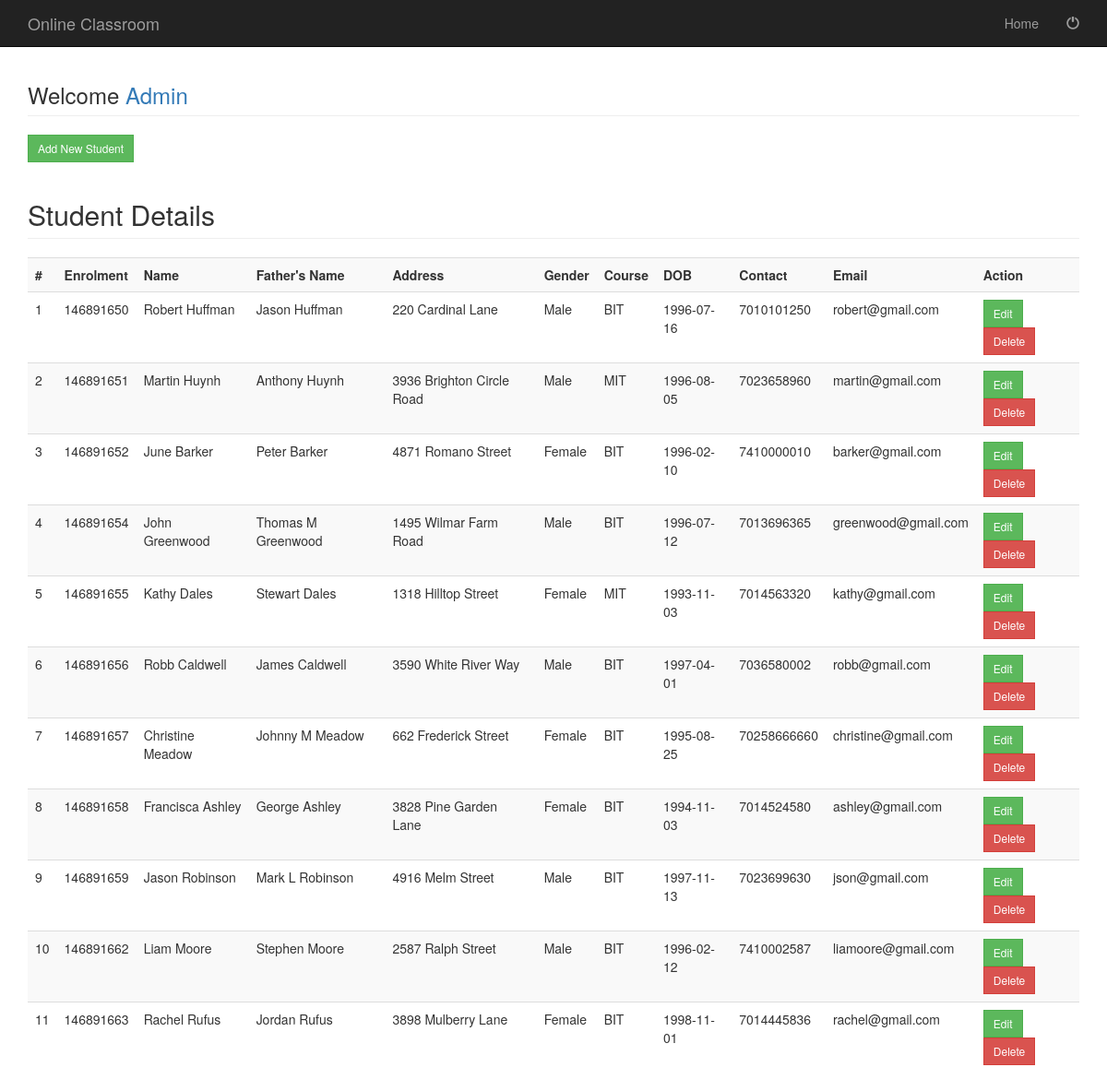
Screenshot of /studentdetails.php (signed in) with the database file from the repository.
### tables this page shows
CREATE TABLE `studenttable` (
  `Eno` bigint(20) NOT NULL,
  `FName` varchar(30) NOT NULL,
  `LName` varchar(30) NOT NULL,
  `FaName` varchar(30) NOT NULL,
  `Addrs` text NOT NULL,
  `Gender` varchar(6) NOT NULL,
  `Course` varchar(20) NOT NULL,
  `DOB` date NOT NULL,
  `PhNo` bigint(10) NOT NULL,
  `Pass` varchar(20) NOT NULL,
  `Eid` varchar(50) NOT NULL
);

### studentdetails.php (the view, shortened to what this page needs)
<?php include('adminhead.php'); ?>
<div class="container">
	<div class="row">
		<div class="col-md-12">
			<h3 class="page-header">Welcome <a href="welcomeadmin">Admin</a> </h3>
			<a href="addnewstudent"><button type="button" value="AddNewStudent" class="btn btn-success btn-sm" style="border-radius:0%">Add New Student</button></a>
			<?php
			include( "database.php" );
			$sql = "SELECT * from  studenttable";
			$result = mysqli_query( $connect, $sql );
			echo "<h2 class='page-header'>Student Details</h2>";
			echo "<table class='table table-striped table-hover' style='width:100%'>
				<tr>
				<th>#</th>
				<th>Enrolment</th>
				<th>Name</th>
				<th>Father's Name</th>
				<th>Address</th>
				<th>Gender</th>
				<th>Course</th>
				<th>DOB</th>
				<th>Contact</th>
				<th>Email</th>
				<th>Action</th>
				</tr>";
				$count=1;
			while ( $row = mysqli_fetch_array( $result ) ) {
				?>
			<tr>
				<td>
					<?php echo $count;?>
				</td>
				<td>
					<?php echo $row['Eno'];?>
				</td>
				<td>
					<?php echo $row['FName'];?> <?php echo $row['LName'];?>
				</td>
				<td>
					<?php echo $row['FaName'];?>
				</td>
				<td>
					<?php echo $row['Addrs'];?>
				</td>
				<td>
					<?php echo $row['Gender'];?>
				</td>
				<td>
					<?php echo $row['Course'];?>
				</td>
				<td>
					<?php echo $row['DOB'];?>
				</td>
				<td>
					<?php echo $row['PhNo'];?>
				</td>
				<td>
					<?php echo $row['Eid'];?>
				</td>
				<td><a href="updatestudent.php?eno=<?php echo $row['Eno']; ?>"><input type="button" Value="Edit" class="btn btn-success btn-sm" style="border-radius:0%"></a>
				<a href="studentdetails.php?deleteid=<?php echo $row['Eno']; ?>"><input type="submit" Value="Delete" name="delete" class="btn btn-danger btn-sm" style="border-radius:0%"></a>
				</td>
			</tr>
			<?php $count++; } ?>
			</table>
		</div>
	</div>
	<?php include('allfoot.php'); ?>

### css/modern-business.css (style rules this page uses)
html, body { height: 100%; }
body { padding-top: 50px; }

### rows the page displays
studenttable: Eno "146891650", FName "Robert", LName "Huffman", FaName "Jason Huffman", Addrs "220 Cardinal Lane", Gender "Male", Course "BIT", DOB "1996-07-16", PhNo "7010101250", Eid "robert@gmail.com"
studenttable: Eno "146891651", FName "Martin", LName "Huynh", FaName "Anthony Huynh", Addrs "3936 Brighton Circle Road", Gender "Male", Course "MIT", DOB "1996-08-05", PhNo "7023658960", Eid "martin@gmail.com"
studenttable: Eno "146891652", FName "June", LName "Barker", FaName "Peter Barker", Addrs "4871 Romano Street", Gender "Female", Course "BIT", DOB "1996-02-10", PhNo "7410000010", Eid "barker@gmail.com"
studenttable: Eno "146891654", FName "John", LName "Greenwood", FaName "Thomas M Greenwood", Addrs "1495 Wilmar Farm Road", Gender "Male", Course "BIT", DOB "1996-07-12", PhNo "7013696365", Eid "greenwood@gmail.com"
studenttable: Eno "146891655", FName "Kathy", LName "Dales", FaName "Stewart Dales", Addrs "1318 Hilltop Street", Gender "Female", Course "MIT", DOB "1993-11-03", PhNo "7014563320", Eid "kathy@gmail.com"
studenttable: Eno "146891656", FName "Robb", LName "Caldwell", FaName "James Caldwell", Addrs "3590 White River Way", Gender "Male", Course "BIT", DOB "1997-04-01", PhNo "7036580002", Eid "robb@gmail.com"
studenttable: Eno "146891657", FName "Christine", LName "Meadow", FaName "Johnny M Meadow", Addrs "662 Frederick Street", Gender "Female", Course "BIT", DOB "1995-08-25", PhNo "70258666660", Eid "christine@gmail.com"
studenttable: Eno "146891658", FName "Francisca", LName "Ashley", FaName "George Ashley", Addrs "3828 Pine Garden Lane", Gender "Female", Course "BIT", DOB "1994-11-03", PhNo "7014524580", Eid "ashley@gmail.com"
studenttable: Eno "146891659", FName "Jason", LName "Robinson", FaName "Mark L Robinson", Addrs "4916 Melm Street", Gender "Male", Course "BIT", DOB "1997-11-13", PhNo "7023699630", Eid "json@gmail.com"
studenttable: Eno "146891662", FName "Liam", LName "Moore", FaName "Stephen Moore", Addrs "2587 Ralph Street", Gender "Male", Course "BIT", DOB "1996-02-12", PhNo "7410002587", Eid "liamoore@gmail.com"
studenttable: Eno "146891663", FName "Rachel", LName "Rufus", FaName "Jordan Rufus", Addrs "3898 Mulberry Lane", Gender "Female", Course "BIT", DOB "1998-11-01", PhNo "7014445836", Eid "rachel@gmail.com"
